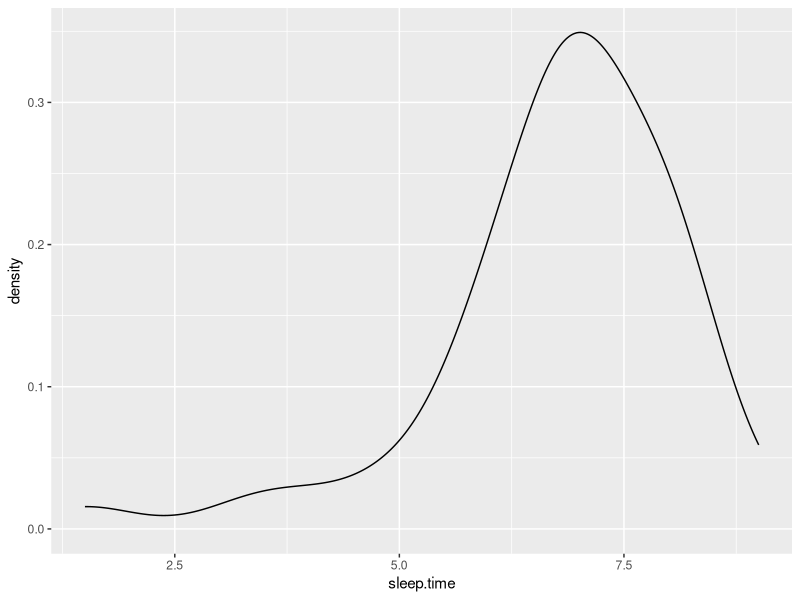

Here is the R script that generated this plot: (Note: this script raises an error after producing the figure.)
## ---- chunk 1
library(tidyverse)
## ---- chunk 2
data = read_csv("Sleep_Analysis.csv")
dim(data)
names(data)
head(data)
## ---- chunk 3
colnames(data) = make.names(colnames(data)) %>% unique()
data = data %>%
  mutate(
    physical.illness = if_else(physical.illness=='no',0,1),
    bluelight.filter = ifelse(bluelight.filter=='no',0,1),
    smoke.drink = ifelse(smoke.drink=='no',0,1),
    meals.day = case_when(
      meals.day=='one'~1,
      meals.day=='two'~2,
      meals.day=='three'~3,
      meals.day=='four'~4,
      meals.day=='five'~5,
      meals.day=='more than 5'~6,
      .default=0
    ),
    screen.time = case_when(
      screen.time=="2hrs"~2,
      screen.time=="3-4 hrs"~3.5,
      screen.time=="1-2 hrs"~1.5,
      screen.time=="2-3 hrs"~2.5,
      screen.time=="4-5 hrs"~4.5,
      screen.time=="more than 5"~5.5,
      screen.time=="0-1 hrs"~0.5,
      .default=0
    )
  )
data
## ---- chunk 4
sleep_time = data %>% 
  dplyr::filter(round(sleep.time,4) != 6.7575) %>% 
  dplyr::select(sleep.time)

sleep_time %>% 
  ggplot() +
    geom_density(aes(x=sleep.time))
## ---- chunk 5
mean(data$sleep.time)
t.test(sleep_time, mu=7)
wilcox.test(sleep_time,mu=7)
## ---- chunk 6
data_by_gender = data %>% 
  dplyr::select(Gender, sleep.time) %>%
  dplyr::filter(Gender %in% c("Male", "Female"), round(sleep.time,4) != 6.7575)

data_by_gender %>% 
  ggplot() +
    geom_density(aes(x=sleep.time,color=Gender))
## ---- chunk 7
t.test(sleep.time ~ Gender, data=data_by_gender)
wilcox.test(sleep.time ~ Gender, data=data_by_gender)
